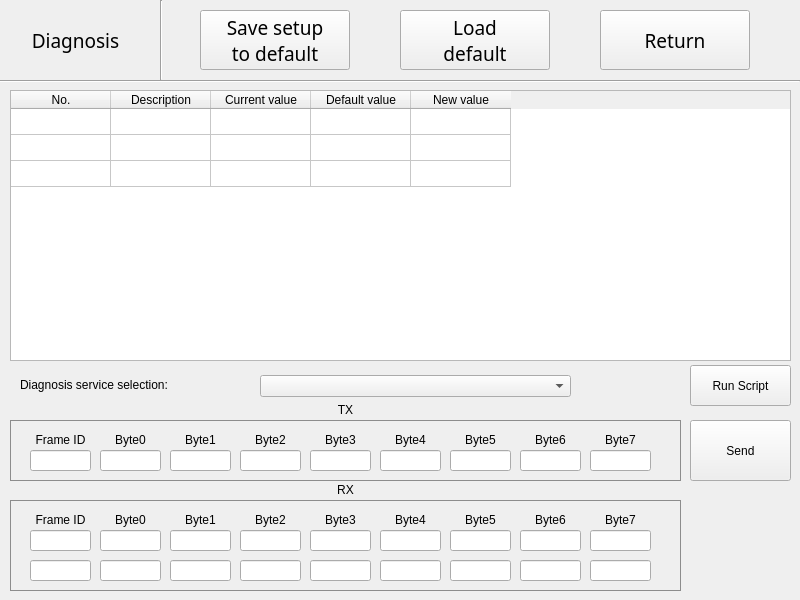
 <widget class="QWidget" name="diagnosisFrame">
  <property name="windowModality">
   <enum>Qt::ApplicationModal</enum>
  </property>
  <property name="geometry">
   <rect>
    <x>0</x>
    <y>0</y>
    <width>800</width>
    <height>600</height>
   </rect>
  </property>
  <property name="minimumSize">
   <size>
    <width>800</width>
    <height>600</height>
   </size>
  </property>
  <property name="maximumSize">
   <size>
    <width>800</width>
    <height>600</height>
   </size>
  </property>
  <property name="windowTitle">
   <string>diagnosis</string>
  </property>
  <widget class="Line" name="lineVTop">
   <property name="geometry">
    <rect>
     <x>160</x>
     <y>0</y>
     <width>3</width>
     <height>80</height>
    </rect>
   </property>
   <property name="orientation">
    <enum>Qt::Vertical</enum>
   </property>
  </widget>
  <widget class="QPushButton" name="btnSaveToDefault">
   <property name="geometry">
    <rect>
     <x>200</x>
     <y>10</y>
     <width>150</width>
     <height>60</height>
    </rect>
   </property>
   <property name="font">
    <font>
     <family>宋体</family>
     <pointsize>14</pointsize>
    </font>
   </property>
   <property name="text">
    <string>Save setup
to default</string>
   </property>
  </widget>
  <widget class="Line" name="lineHTop">
   <property name="geometry">
    <rect>
     <x>0</x>
     <y>80</y>
     <width>800</width>
     <height>3</height>
    </rect>
   </property>
   <property name="orientation">
    <enum>Qt::Horizontal</enum>
   </property>
  </widget>
  <widget class="QPushButton" name="btnReturn">
   <property name="geometry">
    <rect>
     <x>600</x>
     <y>10</y>
     <width>150</width>
     <height>60</height>
    </rect>
   </property>
   <property name="font">
    <font>
     <family>宋体</family>
     <pointsize>14</pointsize>
    </font>
   </property>
   <property name="text">
    <string>Return</string>
   </property>
  </widget>
  <widget class="QPushButton" name="btnLoadDefault">
   <property name="geometry">
    <rect>
     <x>400</x>
     <y>10</y>
     <width>150</width>
     <height>60</height>
    </rect>
   </property>
   <property name="font">
    <font>
     <family>宋体</family>
     <pointsize>14</pointsize>
    </font>
   </property>
   <property name="text">
    <string>Load
default</string>
   </property>
  </widget>
  <widget class="QLabel" name="labelDiagnosis">
   <property name="geometry">
    <rect>
     <x>20</x>
     <y>15</y>
     <width>111</width>
     <height>51</height>
    </rect>
   </property>
   <property name="font">
    <font>
     <family>宋体</family>
     <pointsize>14</pointsize>
    </font>
   </property>
   <property name="layoutDirection">
    <enum>Qt::LeftToRight</enum>
   </property>
   <property name="frameShape">
    <enum>QFrame::NoFrame</enum>
   </property>
   <property name="text">
    <string>Diagnosis</string>
   </property>
   <property name="alignment">
    <set>Qt::AlignCenter</set>
   </property>
   <property name="margin">
    <number>0</number>
   </property>
  </widget>
  <widget class="QTableWidget" name="tableWidget">
   <property name="geometry">
    <rect>
     <x>10</x>
     <y>90</y>
     <width>781</width>
     <height>271</height>
    </rect>
   </property>
   <property name="frameShape">
    <enum>QFrame::StyledPanel</enum>
   </property>
   <property name="frameShadow">
    <enum>QFrame::Sunken</enum>
   </property>
   <property name="lineWidth">
    <number>1</number>
   </property>
   <property name="rowCount">
    <number>3</number>
   </property>
   <attribute name="horizontalHeaderCascadingSectionResizes">
    <bool>false</bool>
   </attribute>
   <attribute name="verticalHeaderVisible">
    <bool>false</bool>
   </attribute>
   <attribute name="verticalHeaderMinimumSectionSize">
    <number>26</number>
   </attribute>
   <attribute name="verticalHeaderDefaultSectionSize">
    <number>26</number>
   </attribute>
   <row/>
   <row/>
   <row/>
   <column>
    <property name="text">
     <string>No.</string>
    </property>
   </column>
   <column>
    <property name="text">
     <string>Description</string>
    </property>
   </column>
   <column>
    <property name="text">
     <string>Current value</string>
    </property>
   </column>
   <column>
    <property name="text">
     <string>Default value</string>
    </property>
   </column>
   <column>
    <property name="text">
     <string>New value</string>
    </property>
   </column>
  </widget>
  <widget class="QLabel" name="labelServSel">
   <property name="geometry">
    <rect>
     <x>20</x>
     <y>375</y>
     <width>231</width>
     <height>20</height>
    </rect>
   </property>
   <property name="contextMenuPolicy">
    <enum>Qt::DefaultContextMenu</enum>
   </property>
   <property name="autoFillBackground">
    <bool>false</bool>
   </property>
   <property name="styleSheet">
    <string notr="true"/>
   </property>
   <property name="text">
    <string>Diagnosis service selection:</string>
   </property>
  </widget>
  <widget class="QComboBox" name="cbServSelection">
   <property name="geometry">
    <rect>
     <x>260</x>
     <y>375</y>
     <width>311</width>
     <height>22</height>
    </rect>
   </property>
  </widget>
  <widget class="QPushButton" name="btnRunScript">
   <property name="geometry">
    <rect>
     <x>690</x>
     <y>365</y>
     <width>101</width>
     <height>41</height>
    </rect>
   </property>
   <property name="text">
    <string>Run Script</string>
   </property>
  </widget>
  <widget class="QPushButton" name="btnSend">
   <property name="geometry">
    <rect>
     <x>690</x>
     <y>420</y>
     <width>101</width>
     <height>61</height>
    </rect>
   </property>
   <property name="text">
    <string>Send</string>
   </property>
  </widget>
  <widget class="QGroupBox" name="groupBox1">
   <property name="geometry">
    <rect>
     <x>10</x>
     <y>420</y>
     <width>671</width>
     <height>61</height>
    </rect>
   </property>
   <property name="contextMenuPolicy">
    <enum>Qt::DefaultContextMenu</enum>
   </property>
   <property name="autoFillBackground">
    <bool>false</bool>
   </property>
   <property name="styleSheet">
    <string notr="true">#groupBox1{
border: 1px solid;
border-color: rgb(140, 140, 140);}</string>
   </property>
   <property name="alignment">
    <set>Qt::AlignLeading|Qt::AlignLeft|Qt::AlignVCenter</set>
   </property>
   <property name="flat">
    <bool>false</bool>
   </property>
   <property name="checkable">
    <bool>false</bool>
   </property>
   <widget class="QLabel" name="labelTxId">
    <property name="geometry">
     <rect>
      <x>15</x>
      <y>10</y>
      <width>71</width>
      <height>20</height>
     </rect>
    </property>
    <property name="contextMenuPolicy">
     <enum>Qt::DefaultContextMenu</enum>
    </property>
    <property name="autoFillBackground">
     <bool>false</bool>
    </property>
    <property name="styleSheet">
     <string notr="true"/>
    </property>
    <property name="text">
     <string>Frame ID</string>
    </property>
    <property name="alignment">
     <set>Qt::AlignCenter</set>
    </property>
   </widget>
   <widget class="QLineEdit" name="editTxId">
    <property name="geometry">
     <rect>
      <x>20</x>
      <y>30</y>
      <width>61</width>
      <height>21</height>
     </rect>
    </property>
    <property name="acceptDrops">
     <bool>false</bool>
    </property>
    <property name="text">
     <string/>
    </property>
    <property name="alignment">
     <set>Qt::AlignCenter</set>
    </property>
    <property name="readOnly">
     <bool>false</bool>
    </property>
    <property name="clearButtonEnabled">
     <bool>false</bool>
    </property>
   </widget>
   <widget class="QLabel" name="labelTxByte0">
    <property name="geometry">
     <rect>
      <x>90</x>
      <y>10</y>
      <width>61</width>
      <height>20</height>
     </rect>
    </property>
    <property name="contextMenuPolicy">
     <enum>Qt::DefaultContextMenu</enum>
    </property>
    <property name="autoFillBackground">
     <bool>false</bool>
    </property>
    <property name="styleSheet">
     <string notr="true"/>
    </property>
    <property name="text">
     <string>Byte0</string>
    </property>
    <property name="alignment">
     <set>Qt::AlignCenter</set>
    </property>
   </widget>
   <widget class="QLabel" name="labelTxByte1">
    <property name="geometry">
     <rect>
      <x>160</x>
      <y>10</y>
      <width>61</width>
      <height>20</height>
     </rect>
    </property>
    <property name="contextMenuPolicy">
     <enum>Qt::DefaultContextMenu</enum>
    </property>
    <property name="autoFillBackground">
     <bool>false</bool>
    </property>
    <property name="styleSheet">
     <string notr="true"/>
    </property>
    <property name="text">
     <string>Byte1</string>
    </property>
    <property name="alignment">
     <set>Qt::AlignCenter</set>
    </property>
   </widget>
   <widget class="QLabel" name="labelTxByte2">
    <property name="geometry">
     <rect>
      <x>230</x>
      <y>10</y>
      <width>61</width>
      <height>20</height>
     </rect>
    </property>
    <property name="contextMenuPolicy">
     <enum>Qt::DefaultContextMenu</enum>
    </property>
    <property name="autoFillBackground">
     <bool>false</bool>
    </property>
    <property name="styleSheet">
     <string notr="true"/>
    </property>
    <property name="text">
     <string>Byte2</string>
    </property>
    <property name="alignment">
     <set>Qt::AlignCenter</set>
    </property>
   </widget>
   <widget class="QLabel" name="labelTxByte3">
    <property name="geometry">
     <rect>
      <x>300</x>
      <y>10</y>
      <width>61</width>
      <height>20</height>
     </rect>
    </property>
    <property name="contextMenuPolicy">
     <enum>Qt::DefaultContextMenu</enum>
    </property>
    <property name="autoFillBackground">
     <bool>false</bool>
    </property>
    <property name="styleSheet">
     <string notr="true"/>
    </property>
    <property name="text">
     <string>Byte3</string>
    </property>
    <property name="alignment">
     <set>Qt::AlignCenter</set>
    </property>
   </widget>
   <widget class="QLabel" name="labelTxByte4">
    <property name="geometry">
     <rect>
      <x>370</x>
      <y>10</y>
      <width>61</width>
      <height>20</height>
     </rect>
    </property>
    <property name="contextMenuPolicy">
     <enum>Qt::DefaultContextMenu</enum>
    </property>
    <property name="autoFillBackground">
     <bool>false</bool>
    </property>
    <property name="styleSheet">
     <string notr="true"/>
    </property>
    <property name="text">
     <string>Byte4</string>
    </property>
    <property name="alignment">
     <set>Qt::AlignCenter</set>
    </property>
   </widget>
   <widget class="QLabel" name="labelTxByte5">
    <property name="geometry">
     <rect>
      <x>440</x>
      <y>10</y>
      <width>61</width>
      <height>20</height>
     </rect>
    </property>
    <property name="contextMenuPolicy">
     <enum>Qt::DefaultContextMenu</enum>
    </property>
    <property name="autoFillBackground">
     <bool>false</bool>
    </property>
    <property name="styleSheet">
     <string notr="true"/>
    </property>
    <property name="text">
     <string>Byte5</string>
    </property>
    <property name="alignment">
     <set>Qt::AlignCenter</set>
    </property>
   </widget>
   <widget class="QLabel" name="labelTxByte6">
    <property name="geometry">
     <rect>
      <x>510</x>
      <y>10</y>
      <width>61</width>
      <height>20</height>
     </rect>
    </property>
    <property name="contextMenuPolicy">
     <enum>Qt::DefaultContextMenu</enum>
    </property>
    <property name="autoFillBackground">
     <bool>false</bool>
    </property>
    <property name="styleSheet">
     <string notr="true"/>
    </property>
    <property name="text">
     <string>Byte6</string>
    </property>
    <property name="alignment">
     <set>Qt::AlignCenter</set>
    </property>
   </widget>
   <widget class="QLabel" name="labelTxByte7">
    <property name="geometry">
     <rect>
      <x>580</x>
      <y>10</y>
      <width>61</width>
      <height>20</height>
     </rect>
    </property>
    <property name="contextMenuPolicy">
     <enum>Qt::DefaultContextMenu</enum>
    </property>
    <property name="autoFillBackground">
     <bool>false</bool>
    </property>
    <property name="styleSheet">
     <string notr="true"/>
    </property>
    <property name="text">
     <string>Byte7</string>
    </property>
    <property name="alignment">
     <set>Qt::AlignCenter</set>
    </property>
   </widget>
   <widget class="QLineEdit" name="editTxByte0">
    <property name="geometry">
     <rect>
      <x>90</x>
      <y>30</y>
      <width>61</width>
      <height>21</height>
     </rect>
    </property>
    <property name="acceptDrops">
     <bool>false</bool>
    </property>
    <property name="text">
     <string/>
    </property>
    <property name="alignment">
     <set>Qt::AlignCenter</set>
    </property>
    <property name="readOnly">
     <bool>false</bool>
    </property>
    <property name="clearButtonEnabled">
     <bool>false</bool>
    </property>
   </widget>
   <widget class="QLineEdit" name="editTxByte1">
    <property name="geometry">
     <rect>
      <x>160</x>
      <y>30</y>
      <width>61</width>
      <height>21</height>
     </rect>
    </property>
    <property name="acceptDrops">
     <bool>false</bool>
    </property>
    <property name="text">
     <string/>
    </property>
    <property name="alignment">
     <set>Qt::AlignCenter</set>
    </property>
    <property name="readOnly">
     <bool>false</bool>
    </property>
    <property name="clearButtonEnabled">
     <bool>false</bool>
    </property>
   </widget>
   <widget class="QLineEdit" name="editTxByte2">
    <property name="geometry">
     <rect>
      <x>230</x>
      <y>30</y>
      <width>61</width>
      <height>21</height>
     </rect>
    </property>
    <property name="acceptDrops">
     <bool>false</bool>
    </property>
    <property name="text">
     <string/>
    </property>
    <property name="alignment">
     <set>Qt::AlignCenter</set>
    </property>
    <property name="readOnly">
     <bool>false</bool>
    </property>
    <property name="clearButtonEnabled">
     <bool>false</bool>
    </property>
   </widget>
   <widget class="QLineEdit" name="editTxByte3">
    <property name="geometry">
     <rect>
      <x>300</x>
      <y>30</y>
      <width>61</width>
      <height>21</height>
     </rect>
    </property>
    <property name="acceptDrops">
     <bool>false</bool>
    </property>
    <property name="text">
     <string/>
    </property>
    <property name="alignment">
     <set>Qt::AlignCenter</set>
    </property>
    <property name="readOnly">
     <bool>false</bool>
    </property>
    <property name="clearButtonEnabled">
     <bool>false</bool>
    </property>
   </widget>
   <widget class="QLineEdit" name="editTxByte4">
    <property name="geometry">
     <rect>
      <x>370</x>
      <y>30</y>
      <width>61</width>
      <height>21</height>
     </rect>
    </property>
    <property name="acceptDrops">
     <bool>false</bool>
    </property>
    <property name="text">
     <string/>
    </property>
    <property name="alignment">
     <set>Qt::AlignCenter</set>
    </property>
    <property name="readOnly">
     <bool>false</bool>
    </property>
    <property name="clearButtonEnabled">
     <bool>false</bool>
    </property>
   </widget>
   <widget class="QLineEdit" name="editTxByte6">
    <property name="geometry">
     <rect>
      <x>510</x>
      <y>30</y>
      <width>61</width>
      <height>21</height>
     </rect>
    </property>
    <property name="acceptDrops">
     <bool>false</bool>
    </property>
    <property name="text">
     <string/>
    </property>
    <property name="alignment">
     <set>Qt::AlignCenter</set>
    </property>
    <property name="readOnly">
     <bool>false</bool>
    </property>
    <property name="clearButtonEnabled">
     <bool>false</bool>
    </property>
   </widget>
   <widget class="QLineEdit" name="editTxByte7">
    <property name="geometry">
     <rect>
      <x>580</x>
      <y>30</y>
      <width>61</width>
      <height>21</height>
     </rect>
    </property>
    <property name="acceptDrops">
     <bool>false</bool>
    </property>
    <property name="text">
     <string/>
    </property>
    <property name="alignment">
     <set>Qt::AlignCenter</set>
    </property>
    <property name="readOnly">
     <bool>false</bool>
    </property>
    <property name="clearButtonEnabled">
     <bool>false</bool>
    </property>
   </widget>
   <widget class="QLineEdit" name="editTxByte5">
    <property name="geometry">
     <rect>
      <x>440</x>
      <y>30</y>
      <width>61</width>
      <height>21</height>
     </rect>
    </property>
    <property name="acceptDrops">
     <bool>false</bool>
    </property>
    <property name="text">
     <string/>
    </property>
    <property name="alignment">
     <set>Qt::AlignCenter</set>
    </property>
    <property name="readOnly">
     <bool>false</bool>
    </property>
    <property name="clearButtonEnabled">
     <bool>false</bool>
    </property>
   </widget>
  </widget>
  <widget class="QLabel" name="labelTX">
   <property name="geometry">
    <rect>
     <x>230</x>
     <y>400</y>
     <width>231</width>
     <height>20</height>
    </rect>
   </property>
   <property name="contextMenuPolicy">
    <enum>Qt::DefaultContextMenu</enum>
   </property>
   <property name="autoFillBackground">
    <bool>false</bool>
   </property>
   <property name="styleSheet">
    <string notr="true"/>
   </property>
   <property name="text">
    <string>TX</string>
   </property>
   <property name="alignment">
    <set>Qt::AlignCenter</set>
   </property>
  </widget>
  <widget class="QLabel" name="labelRX">
   <property name="geometry">
    <rect>
     <x>230</x>
     <y>480</y>
     <width>231</width>
     <height>20</height>
    </rect>
   </property>
   <property name="contextMenuPolicy">
    <enum>Qt::DefaultContextMenu</enum>
   </property>
   <property name="autoFillBackground">
    <bool>false</bool>
   </property>
   <property name="styleSheet">
    <string notr="true"/>
   </property>
   <property name="text">
    <string>RX</string>
   </property>
   <property name="alignment">
    <set>Qt::AlignCenter</set>
   </property>
  </widget>
  <widget class="QGroupBox" name="groupBox2">
   <property name="geometry">
    <rect>
     <x>10</x>
     <y>500</y>
     <width>671</width>
     <height>91</height>
    </rect>
   </property>
   <property name="contextMenuPolicy">
    <enum>Qt::DefaultContextMenu</enum>
   </property>
   <property name="autoFillBackground">
    <bool>false</bool>
   </property>
   <property name="styleSheet">
    <string notr="true">#groupBox2{
border: 1px solid;
border-color: rgb(140, 140, 140);}</string>
   </property>
   <property name="alignment">
    <set>Qt::AlignLeading|Qt::AlignLeft|Qt::AlignVCenter</set>
   </property>
   <property name="flat">
    <bool>false</bool>
   </property>
   <property name="checkable">
    <bool>false</bool>
   </property>
   <widget class="QLabel" name="labelRxId">
    <property name="geometry">
     <rect>
      <x>15</x>
      <y>10</y>
      <width>71</width>
      <height>20</height>
     </rect>
    </property>
    <property name="contextMenuPolicy">
     <enum>Qt::DefaultContextMenu</enum>
    </property>
    <property name="autoFillBackground">
     <bool>false</bool>
    </property>
    <property name="styleSheet">
     <string notr="true"/>
    </property>
    <property name="text">
     <string>Frame ID</string>
    </property>
    <property name="alignment">
     <set>Qt::AlignCenter</set>
    </property>
   </widget>
   <widget class="QLineEdit" name="editRxId1">
    <property name="geometry">
     <rect>
      <x>20</x>
      <y>30</y>
      <width>61</width>
      <height>21</height>
     </rect>
    </property>
    <property name="acceptDrops">
     <bool>false</bool>
    </property>
    <property name="text">
     <string/>
    </property>
    <property name="alignment">
     <set>Qt::AlignCenter</set>
    </property>
    <property name="readOnly">
     <bool>true</bool>
    </property>
    <property name="clearButtonEnabled">
     <bool>false</bool>
    </property>
   </widget>
   <widget class="QLabel" name="labelRxByte0">
    <property name="geometry">
     <rect>
      <x>90</x>
      <y>10</y>
      <width>61</width>
      <height>20</height>
     </rect>
    </property>
    <property name="contextMenuPolicy">
     <enum>Qt::DefaultContextMenu</enum>
    </property>
    <property name="autoFillBackground">
     <bool>false</bool>
    </property>
    <property name="styleSheet">
     <string notr="true"/>
    </property>
    <property name="text">
     <string>Byte0</string>
    </property>
    <property name="alignment">
     <set>Qt::AlignCenter</set>
    </property>
   </widget>
   <widget class="QLabel" name="labelRxByte1">
    <property name="geometry">
     <rect>
      <x>160</x>
      <y>10</y>
      <width>61</width>
      <height>20</height>
     </rect>
    </property>
    <property name="contextMenuPolicy">
     <enum>Qt::DefaultContextMenu</enum>
    </property>
    <property name="autoFillBackground">
     <bool>false</bool>
    </property>
    <property name="styleSheet">
     <string notr="true"/>
    </property>
    <property name="text">
     <string>Byte1</string>
    </property>
    <property name="alignment">
     <set>Qt::AlignCenter</set>
    </property>
   </widget>
   <widget class="QLabel" name="labelRxByte2">
    <property name="geometry">
     <rect>
      <x>230</x>
      <y>10</y>
      <width>61</width>
      <height>20</height>
     </rect>
    </property>
    <property name="contextMenuPolicy">
     <enum>Qt::DefaultContextMenu</enum>
    </property>
    <property name="autoFillBackground">
     <bool>false</bool>
    </property>
    <property name="styleSheet">
     <string notr="true"/>
    </property>
    <property name="text">
     <string>Byte2</string>
    </property>
    <property name="alignment">
     <set>Qt::AlignCenter</set>
    </property>
   </widget>
   <widget class="QLabel" name="labelRxByte3">
    <property name="geometry">
     <rect>
      <x>300</x>
      <y>10</y>
      <width>61</width>
      <height>20</height>
     </rect>
    </property>
    <property name="contextMenuPolicy">
     <enum>Qt::DefaultContextMenu</enum>
    </property>
    <property name="autoFillBackground">
     <bool>false</bool>
    </property>
    <property name="styleSheet">
     <string notr="true"/>
    </property>
    <property name="text">
     <string>Byte3</string>
    </property>
    <property name="alignment">
     <set>Qt::AlignCenter</set>
    </property>
   </widget>
   <widget class="QLabel" name="labelRxByte4">
    <property name="geometry">
     <rect>
      <x>370</x>
      <y>10</y>
      <width>61</width>
      <height>20</height>
     </rect>
    </property>
    <property name="contextMenuPolicy">
     <enum>Qt::DefaultContextMenu</enum>
    </property>
    <property name="autoFillBackground">
     <bool>false</bool>
    </property>
    <property name="styleSheet">
     <string notr="true"/>
    </property>
    <property name="text">
     <string>Byte4</string>
    </property>
    <property name="alignment">
     <set>Qt::AlignCenter</set>
    </property>
   </widget>
   <widget class="QLabel" name="labelRxByte5">
    <property name="geometry">
     <rect>
      <x>440</x>
      <y>10</y>
      <width>61</width>
      <height>20</height>
     </rect>
    </property>
    <property name="contextMenuPolicy">
     <enum>Qt::DefaultContextMenu</enum>
    </property>
    <property name="autoFillBackground">
     <bool>false</bool>
    </property>
    <property name="styleSheet">
     <string notr="true"/>
    </property>
    <property name="text">
     <string>Byte5</string>
    </property>
    <property name="alignment">
     <set>Qt::AlignCenter</set>
    </property>
   </widget>
   <widget class="QLabel" name="labelRxByte6">
    <property name="geometry">
     <rect>
      <x>510</x>
      <y>10</y>
      <width>61</width>
      <height>20</height>
     </rect>
    </property>
    <property name="contextMenuPolicy">
     <enum>Qt::DefaultContextMenu</enum>
    </property>
    <property name="autoFillBackground">
     <bool>false</bool>
    </property>
    <property name="styleSheet">
     <string notr="true"/>
    </property>
    <property name="text">
     <string>Byte6</string>
    </property>
    <property name="alignment">
     <set>Qt::AlignCenter</set>
    </property>
   </widget>
   <widget class="QLabel" name="labelRxByte7">
    <property name="geometry">
     <rect>
      <x>580</x>
      <y>10</y>
      <width>61</width>
      <height>20</height>
     </rect>
    </property>
    <property name="contextMenuPolicy">
     <enum>Qt::DefaultContextMenu</enum>
    </property>
    <property name="autoFillBackground">
     <bool>false</bool>
    </property>
    <property name="styleSheet">
     <string notr="true"/>
    </property>
    <property name="text">
     <string>Byte7</string>
    </property>
    <property name="alignment">
     <set>Qt::AlignCenter</set>
    </property>
   </widget>
   <widget class="QLineEdit" name="editRxByte0_1">
    <property name="geometry">
     <rect>
      <x>90</x>
      <y>30</y>
      <width>61</width>
      <height>21</height>
     </rect>
    </property>
    <property name="acceptDrops">
     <bool>false</bool>
    </property>
    <property name="text">
     <string/>
    </property>
    <property name="alignment">
     <set>Qt::AlignCenter</set>
    </property>
    <property name="readOnly">
     <bool>true</bool>
    </property>
    <property name="clearButtonEnabled">
     <bool>false</bool>
    </property>
   </widget>
   <widget class="QLineEdit" name="editRxByte1_1">
    <property name="geometry">
     <rect>
      <x>160</x>
      <y>30</y>
      <width>61</width>
      <height>21</height>
     </rect>
    </property>
    <property name="acceptDrops">
     <bool>false</bool>
    </property>
    <property name="text">
     <string/>
    </property>
    <property name="alignment">
     <set>Qt::AlignCenter</set>
    </property>
    <property name="readOnly">
     <bool>true</bool>
    </property>
    <property name="clearButtonEnabled">
     <bool>false</bool>
    </property>
   </widget>
   <widget class="QLineEdit" name="editRxByte2_1">
    <property name="geometry">
     <rect>
      <x>230</x>
      <y>30</y>
      <width>61</width>
      <height>21</height>
     </rect>
    </property>
    <property name="acceptDrops">
     <bool>false</bool>
    </property>
    <property name="text">
     <string/>
    </property>
    <property name="alignment">
     <set>Qt::AlignCenter</set>
    </property>
    <property name="readOnly">
     <bool>true</bool>
    </property>
    <property name="clearButtonEnabled">
     <bool>false</bool>
    </property>
   </widget>
   <widget class="QLineEdit" name="editRxByte3_1">
    <property name="geometry">
     <rect>
      <x>300</x>
      <y>30</y>
      <width>61</width>
      <height>21</height>
     </rect>
    </property>
    <property name="acceptDrops">
     <bool>false</bool>
    </property>
    <property name="text">
     <string/>
    </property>
    <property name="alignment">
     <set>Qt::AlignCenter</set>
    </property>
    <property name="readOnly">
     <bool>true</bool>
    </property>
    <property name="clearButtonEnabled">
     <bool>false</bool>
    </property>
   </widget>
   <widget class="QLineEdit" name="editRxByte4_1">
    <property name="geometry">
     <rect>
      <x>370</x>
      <y>30</y>
      <width>61</width>
      <height>21</height>
     </rect>
    </property>
    <property name="acceptDrops">
     <bool>false</bool>
    </property>
    <property name="text">
     <string/>
    </property>
    <property name="alignment">
     <set>Qt::AlignCenter</set>
    </property>
    <property name="readOnly">
     <bool>true</bool>
    </property>
    <property name="clearButtonEnabled">
     <bool>false</bool>
    </property>
   </widget>
   <widget class="QLineEdit" name="editRxByte6_1">
    <property name="geometry">
     <rect>
      <x>510</x>
      <y>30</y>
      <width>61</width>
      <height>21</height>
     </rect>
    </property>
    <property name="acceptDrops">
     <bool>false</bool>
    </property>
    <property name="text">
     <string/>
    </property>
    <property name="alignment">
     <set>Qt::AlignCenter</set>
    </property>
    <property name="readOnly">
     <bool>true</bool>
    </property>
    <property name="clearButtonEnabled">
     <bool>false</bool>
    </property>
   </widget>
   <widget class="QLineEdit" name="editRxByte7_1">
    <property name="geometry">
     <rect>
      <x>580</x>
      <y>30</y>
      <width>61</width>
      <height>21</height>
     </rect>
    </property>
    <property name="acceptDrops">
     <bool>false</bool>
    </property>
    <property name="text">
     <string/>
    </property>
    <property name="alignment">
     <set>Qt::AlignCenter</set>
    </property>
    <property name="readOnly">
     <bool>true</bool>
    </property>
    <property name="clearButtonEnabled">
     <bool>false</bool>
    </property>
   </widget>
   <widget class="QLineEdit" name="editRxByte5_1">
    <property name="geometry">
     <rect>
      <x>440</x>
      <y>30</y>
      <width>61</width>
      <height>21</height>
     </rect>
    </property>
    <property name="acceptDrops">
     <bool>false</bool>
    </property>
    <property name="text">
     <string/>
    </property>
    <property name="alignment">
     <set>Qt::AlignCenter</set>
    </property>
    <property name="readOnly">
     <bool>true</bool>
    </property>
    <property name="clearButtonEnabled">
     <bool>false</bool>
    </property>
   </widget>
   <widget class="QLineEdit" name="editRxByte7_2">
    <property name="geometry">
     <rect>
      <x>580</x>
      <y>60</y>
      <width>61</width>
      <height>21</height>
     </rect>
    </property>
    <property name="acceptDrops">
     <bool>false</bool>
    </property>
    <property name="text">
     <string/>
    </property>
    <property name="alignment">
     <set>Qt::AlignCenter</set>
    </property>
    <property name="readOnly">
     <bool>true</bool>
    </property>
    <property name="clearButtonEnabled">
     <bool>false</bool>
    </property>
   </widget>
   <widget class="QLineEdit" name="editRxByte6_2">
    <property name="geometry">
     <rect>
      <x>510</x>
      <y>60</y>
      <width>61</width>
      <height>21</height>
     </rect>
    </property>
    <property name="acceptDrops">
     <bool>false</bool>
    </property>
    <property name="text">
     <string/>
    </property>
    <property name="alignment">
     <set>Qt::AlignCenter</set>
    </property>
    <property name="readOnly">
     <bool>true</bool>
    </property>
    <property name="clearButtonEnabled">
     <bool>false</bool>
    </property>
   </widget>
   <widget class="QLineEdit" name="editRxByte3_2">
    <property name="geometry">
     <rect>
      <x>300</x>
      <y>60</y>
      <width>61</width>
      <height>21</height>
     </rect>
    </property>
    <property name="acceptDrops">
     <bool>false</bool>
    </property>
    <property name="text">
     <string/>
    </property>
    <property name="alignment">
     <set>Qt::AlignCenter</set>
    </property>
    <property name="readOnly">
     <bool>true</bool>
    </property>
    <property name="clearButtonEnabled">
     <bool>false</bool>
    </property>
   </widget>
   <widget class="QLineEdit" name="editRxByte0_2">
    <property name="geometry">
     <rect>
      <x>90</x>
      <y>60</y>
      <width>61</width>
      <height>21</height>
     </rect>
    </property>
    <property name="acceptDrops">
     <bool>false</bool>
    </property>
    <property name="text">
     <string/>
    </property>
    <property name="alignment">
     <set>Qt::AlignCenter</set>
    </property>
    <property name="readOnly">
     <bool>true</bool>
    </property>
    <property name="clearButtonEnabled">
     <bool>false</bool>
    </property>
   </widget>
   <widget class="QLineEdit" name="editRxByte2_2">
    <property name="geometry">
     <rect>
      <x>230</x>
      <y>60</y>
      <width>61</width>
      <height>21</height>
     </rect>
    </property>
    <property name="acceptDrops">
     <bool>false</bool>
    </property>
    <property name="text">
     <string/>
    </property>
    <property name="alignment">
     <set>Qt::AlignCenter</set>
    </property>
    <property name="readOnly">
     <bool>true</bool>
    </property>
    <property name="clearButtonEnabled">
     <bool>false</bool>
    </property>
   </widget>
   <widget class="QLineEdit" name="editRxByte4_2">
    <property name="geometry">
     <rect>
      <x>370</x>
      <y>60</y>
      <width>61</width>
      <height>21</height>
     </rect>
    </property>
    <property name="acceptDrops">
     <bool>false</bool>
    </property>
    <property name="text">
     <string/>
    </property>
    <property name="alignment">
     <set>Qt::AlignCenter</set>
    </property>
    <property name="readOnly">
     <bool>true</bool>
    </property>
    <property name="clearButtonEnabled">
     <bool>false</bool>
    </property>
   </widget>
   <widget class="QLineEdit" name="editRxByte1_2">
    <property name="geometry">
     <rect>
      <x>160</x>
      <y>60</y>
      <width>61</width>
      <height>21</height>
     </rect>
    </property>
    <property name="acceptDrops">
     <bool>false</bool>
    </property>
    <property name="text">
     <string/>
    </property>
    <property name="alignment">
     <set>Qt::AlignCenter</set>
    </property>
    <property name="readOnly">
     <bool>true</bool>
    </property>
    <property name="clearButtonEnabled">
     <bool>false</bool>
    </property>
   </widget>
   <widget class="QLineEdit" name="editRxByte5_2">
    <property name="geometry">
     <rect>
      <x>440</x>
      <y>60</y>
      <width>61</width>
      <height>21</height>
     </rect>
    </property>
    <property name="acceptDrops">
     <bool>false</bool>
    </property>
    <property name="text">
     <string/>
    </property>
    <property name="alignment">
     <set>Qt::AlignCenter</set>
    </property>
    <property name="readOnly">
     <bool>true</bool>
    </property>
    <property name="clearButtonEnabled">
     <bool>false</bool>
    </property>
   </widget>
   <widget class="QLineEdit" name="editRxId2">
    <property name="geometry">
     <rect>
      <x>20</x>
      <y>60</y>
      <width>61</width>
      <height>21</height>
     </rect>
    </property>
    <property name="acceptDrops">
     <bool>false</bool>
    </property>
    <property name="text">
     <string/>
    </property>
    <property name="alignment">
     <set>Qt::AlignCenter</set>
    </property>
    <property name="readOnly">
     <bool>true</bool>
    </property>
    <property name="clearButtonEnabled">
     <bool>false</bool>
    </property>
   </widget>
  </widget>
 </widget>
